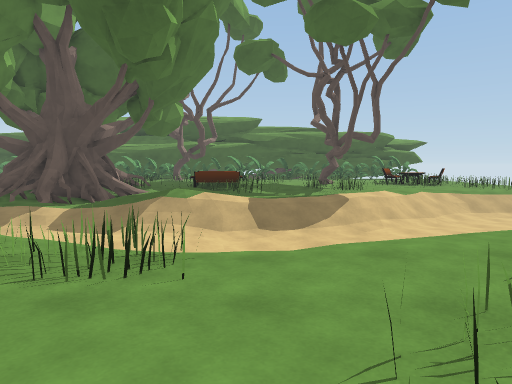
[1] (above)

17 first-person views from a walk through a scene from a Unity 3-D project. The camera is 1.4 m above the floor, tilts 4° down and sees 70° across. The floor is counted in squares, 2 m on a side. Each view is taken from the middle of a square. On the plan, view 1 faces up. The plan holds only what a view shows up to about 11 squares ahead; the rest is blank. The place goes on beyond the plan. The player character is not drawn.

[2]
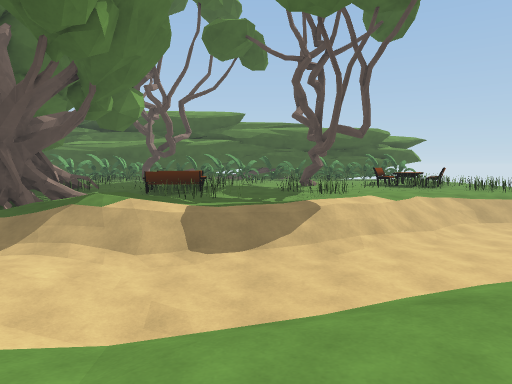

[3]
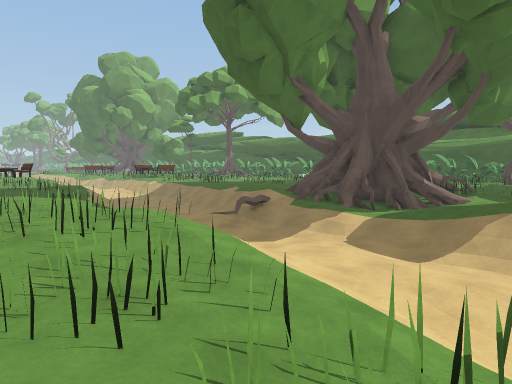

[4]
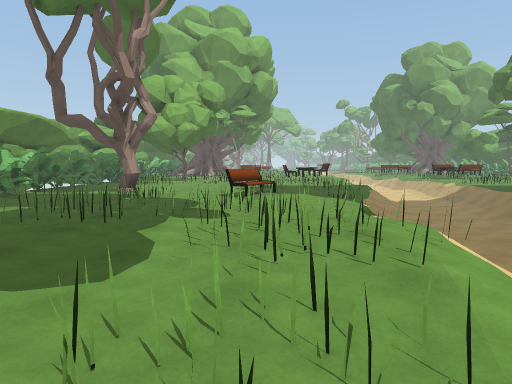

[5]
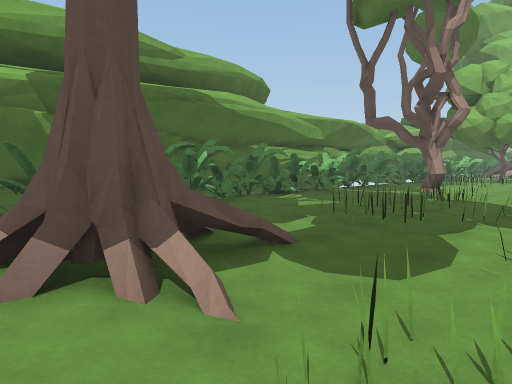

[6]
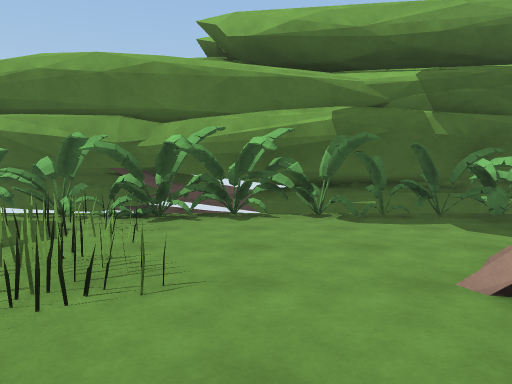

[7]
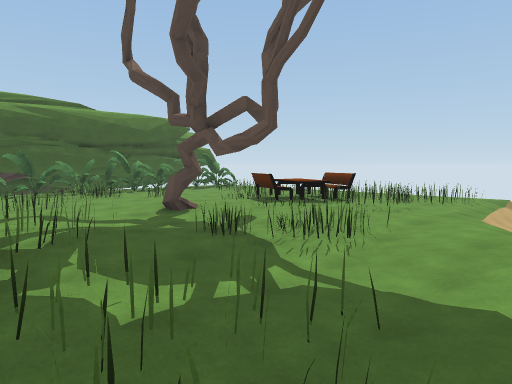

[8]
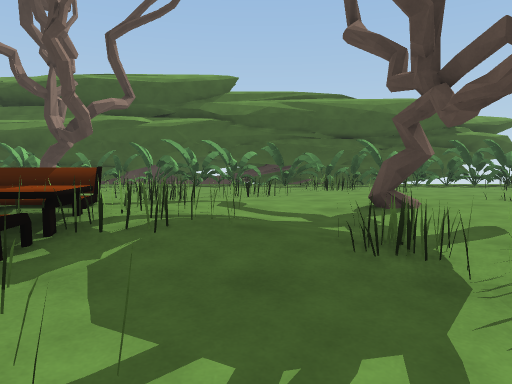

[9]
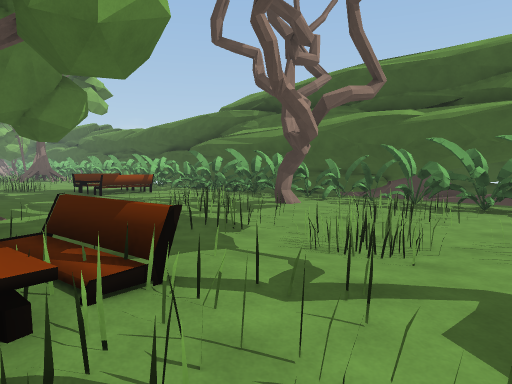

[10]
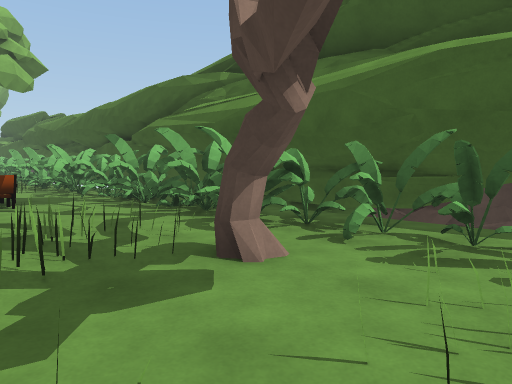

[11]
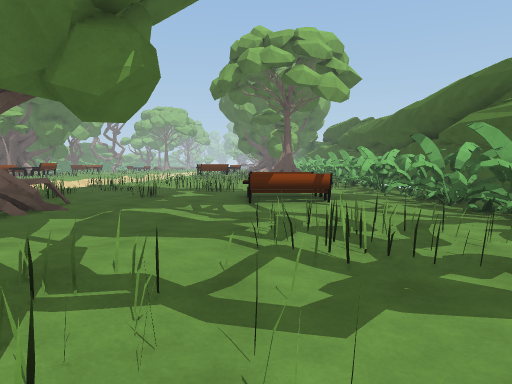

[12]
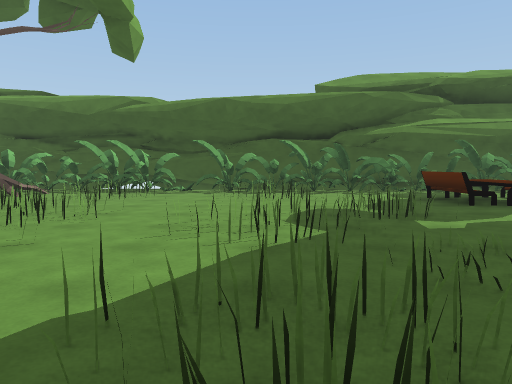

[13]
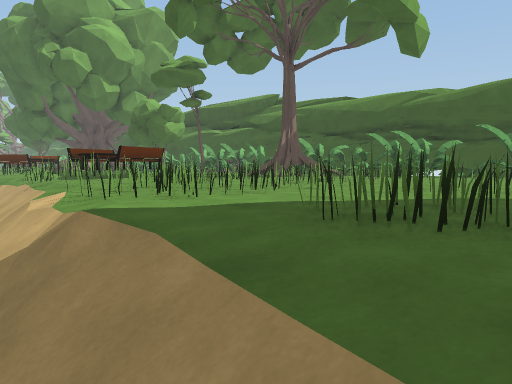

[14]
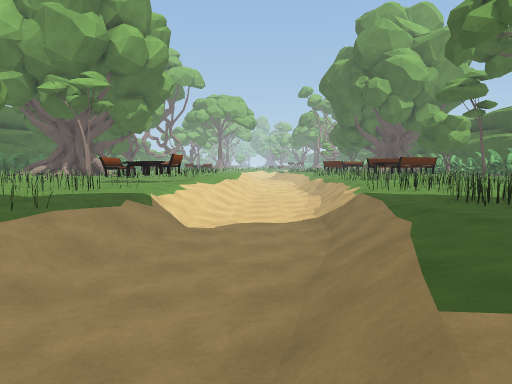

[15]
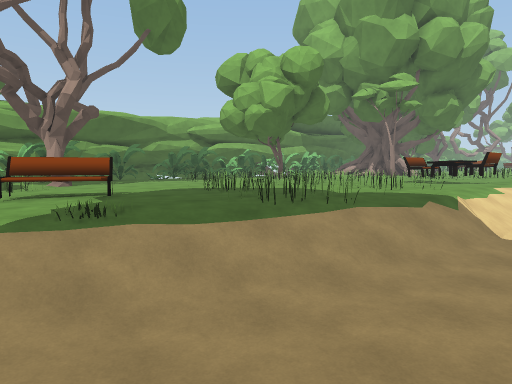

[16]
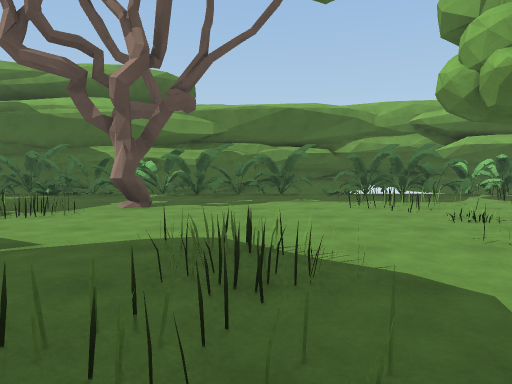

[17]
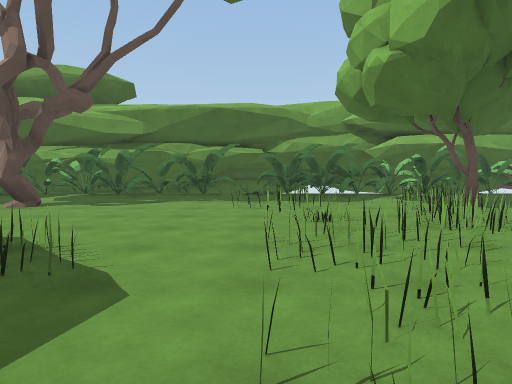

### Floor plan
Key: @ floor where view 1 was taken; # wall or solid block; . main floor; - floor 0.25 m lower than the main floor; : floor 0.5 m higher than the main floor; + floor 0.75 m higher than the main floor; _ floor 0.75 m lower than the main floor; < floor 1 m lower than the main floor; ( floor 1.25 m lower than the main floor; ! floor 1.5 m lower than the main floor; / step, stairs or slope; = window, fence, low wall or low ledge; ^ raised ledge; v drop or lower ground; B bench; T tree; O other object.
Columns run from 20 left of view 1 to 9 right of it. Each row starts with its distance up from view 1.
 24                  ##
 23                  #vv
 22     ##############   #
 21 OOOOOOOOOOO.OOO#.#OOOO.O.O.OO
 20 OOOOOOOO...OOOOOOOOOO...OO.OO
 19 TT.O..OO.......=#=OO...O....O
 18 T.........B:..OO==OO....O..
 17 ..O.......B/.....O.-.O.....O
 16 .OOO///.O....-...OOO......B O
 15 ...O//OO..O../.....//..#.BBBB
 14 OO....//.....=/#=.BBO/-/.OBBOO
 13 ..OO....O.OO####O//+O.O-...OOO
 12 /O.OO.O...  ## ##/BB///O..O.OO
 11 ////////..  ####_  OO--/..////
 10 (((//////// /^##// OO-//////
  9 ((((((((//////////////////(
  8 ///////(((!/==///////////((
  7 ./////////!/(=!/<(//////((
  6 B......O//////////////(!/
  5 B..OO.OO./O////////////
  4  ..........//./O///////
  3  ..O..O..BB.O.OO/O.O...
  2 OO.........O...--......
  1 ...O........OOO./#...O
  0 .O......T.O..O..##..@.
 -1 #..OO...T......  ....O
 -2 O.............. .....OO
 -3 OOOOOO..OOOOOOO.OO.OOOO.
 -4 O#OOOOOO#####OO####OO###
 -5 ##  ###### ##############

Where each view was taken, in squares from view 1:
view 1: 0 up, 0 right, facing up
view 2: 2 up, 1 right, facing up
view 3: 2 up, 1 left, facing up-left
view 4: 3 up, 2 left, facing left
view 5: 3 up, 2 left, facing down-left
view 6: 2 up, 1 left, facing down
view 7: 9 up, 1 left, facing up-right
view 8: 10 up, 1 right, facing up
view 9: 13 up, 1 right, facing up-left
view 10: 17 up, 2 left, facing up-left
view 11: 17 up, 2 left, facing left
view 12: 11 up, 14 left, facing up
view 13: 10 up, 13 left, facing up-left
view 14: 9 up, 9 left, facing left
view 15: 9 up, 9 left, facing down-left
view 16: 6 up, 14 left, facing down
view 17: 6 up, 16 left, facing down
